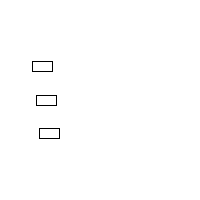
Frame 1 (no input)
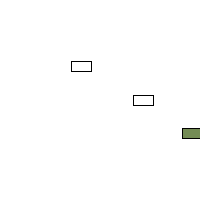
Frame 60 (the mouse pressed at the canvas centre just before this capture)
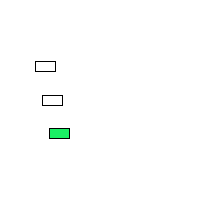
Frame 120 (the mouse held since frame 60 and released just before this capture)

The Processing sketch that drew these frames (run headless with seeded random() and noise(); from frame 60 on, the mouse is pressed at the canvas centre):

// Processing sketch: processing_166239
// ── processing_166239.pde

// Example 8-2: Two Car objects
int direction = 1;
Car myCar1;
Car myCar2; // Two objects!
Car myCar3;

void setup() {
  size(200,200);
  myCar1 = new Car(color(255),width/5,height/2,random(0,10)); // Parameters go inside the parentheses when the object is constructed.
  myCar2 = new Car(color(255),width/5,height/3,random(0,10));  //after color the two numbers represent where the boxes are
  //the third number represents the speed
  myCar3 = new Car(color(255),width/5,height*2/3,random(0,10));
}

void draw() {
  background(255);
  myCar1.move(direction);
  myCar1.display();
  myCar2.move(direction);
  myCar2.display();
  myCar3.move(direction);
  myCar3.display();
  //if(myCar1.xpos > width|| myCar1.xpos < 0){
    //direction = -direction;
    //myCar1.c = color(random(255));
  //}
  //if(myCar2.xpos > width || myCar2.xpos < 0){
    //direction = -direction;
    //myCar2.c = color(random(255));
  //}
  if (myCar1.xpos > width || myCar1.xpos < 0 || myCar2.xpos > width || myCar2.xpos < 0 || myCar3.xpos > width || myCar3.xpos < 0){
    direction = -direction;
  }
  if (myCar3.xpos > 200){
    myCar3.c = color(random(255),random(255),random(255));
 }
  else if(myCar3.xpos < 1){
    myCar3.c = color(random(255),random(255),random(255));
 }
 else if (myCar2.xpos > 200){
    myCar2.c = color(random(255),random(255),random(255));
 }
  else if(myCar2.xpos < 1){
    myCar2.c = color(random(255),random(255),random(255));
 }
  else if (myCar1.xpos > 200){
    myCar1.c = color(random(255),random(255),random(255));
 }
  else if(myCar1.xpos < 1){
    myCar1.c = color(random(255),random(255),random(255));
 }
}


class Car { // Even though there are multiple objects, we still only need one class. No matter how many cookies we make, only one cookie cutter is needed.Isnâ€™t object-oriented programming swell?
  color c;
  float xpos;
  float ypos;
  float xspeed;

  Car(color tempC, float tempXpos, float tempYpos, float tempXspeed) { // The Constructor is defined with arguments.
    c = tempC;
    xpos = tempXpos;
    ypos = tempYpos;
    xspeed = tempXspeed;
  }

  void display() {
    stroke(0);
    fill(c);
    rectMode(CENTER);
    rect(xpos,ypos,20,10);
  }

  void move(int direction) {
    xpos = xpos + xspeed * direction;
    //if (xpos > width) {
      //xpos = 0;
    //}
  }
}
